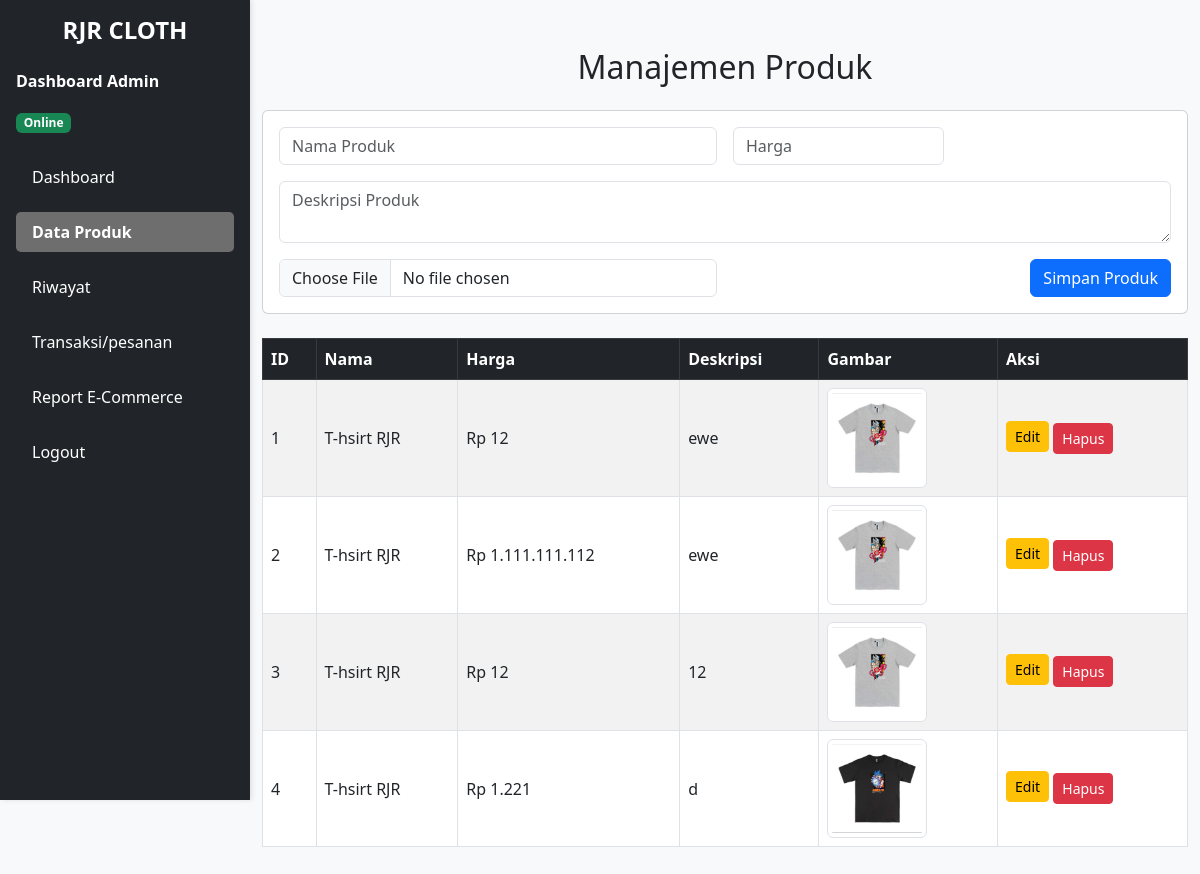
The page /admin/data_produk.php on the database its author committed.
### tables this page shows
CREATE TABLE `products` (
  `id` int(11) NOT NULL,
  `name` varchar(100) NOT NULL,
  `price` int(11) NOT NULL,
  `description` text DEFAULT NULL,
  `image` varchar(255) DEFAULT NULL
);

### admin/data_produk.php (the view, shortened to what this page needs)
<?php
include '../config.php';
include("../sidebar.php");
?>
<!DOCTYPE html>
<html>
<head>
    <link href="https://cdn.jsdelivr.net/npm/bootstrap@5.3.0/dist/css/bootstrap.min.css" rel="stylesheet">
</head>
<body class="bg-light">
<div class="container py-5" style="margin-left: 250px;">
    <h2 class="text-center mb-4">Manajemen Produk</h2>
    <div class="card mb-4">
        <div class="card-body">
            <form action="proses_produk.php" method="POST" enctype="multipart/form-data" class="row g-3">
                <div class="col-md-6">
                    <input type="text" name="name" id="name" class="form-control" placeholder="Nama Produk" required>
                </div>
                <div class="col-md-3">
                    <input type="number" name="price" id="price" class="form-control" placeholder="Harga" required>
                </div>
                <div class="col-md-12">
                    <textarea name="description" id="description" class="form-control" placeholder="Deskripsi Produk"></textarea>
                </div>
                <div class="col-md-6">
                    <input type="file" name="image" id="image" class="form-control">
                </div>
                <div class="col-md-6 text-end">
                    <button type="submit" name="save" class="btn btn-primary">Simpan Produk</button>
                </div>
            </form>
        </div>
    </div>
    <div class="table-responsive">
        <table class="table table-bordered table-striped align-middle">
            <thead class="table-dark">
                <tr>
                    <th>ID</th>
                    <th>Nama</th>
                    <th>Harga</th>
                    <th>Deskripsi</th>
                    <th>Gambar</th>
                    <th>Aksi</th>
                </tr>
            </thead>
            <tbody>
    <?php
    $no = 1;
    $result = $mysqli->query("SELECT * FROM products");
    while ($row = $result->fetch_assoc()):
    ?>
    <tr>
        <td><?= $no++ ?></td>
        <td><?= $row['name'] ?></td>
        <td>Rp <?= number_format($row['price'], 0, ',', '.') ?></td>
        <td><?= $row['description'] ?></td>
        <td><img src="../foto/<?= $row['image'] ?>" width="100" class="img-thumbnail"></td>
        <td>
            <button class="btn btn-warning btn-sm mb-1"
                onclick="openModal(
                    '<?= $row['id'] ?>',
                    `<?= addslashes($row['name']) ?>`,
                    <?= $row['price'] ?>,
                    `<?= addslashes($row['description']) ?>`
                )">Edit</button>
            <form method="POST" action="proses_produk.php" style="display:inline;">
                <button type="submit" name="delete" class="btn btn-danger btn-sm">Hapus</button>
            </form>
        </td>
    </tr>
    <?php endwhile; ?>
</tbody>
        </table>
    </div>
</div>
</body>
</html>

### sidebar.php (style rules this page uses)
body { margin: 0; font-family: Arial, sans-serif; display: flex; }

### rows shown on the page
products: name "T-hsirt RJR", price "12", description "ewe", image (picture)
products: name "T-hsirt RJR", price "1.111.111.112", description "ewe", image (picture)
products: name "T-hsirt RJR", price "12", description "12", image (picture)
products: name "T-hsirt RJR", price "1.221", description "d", image (picture)
